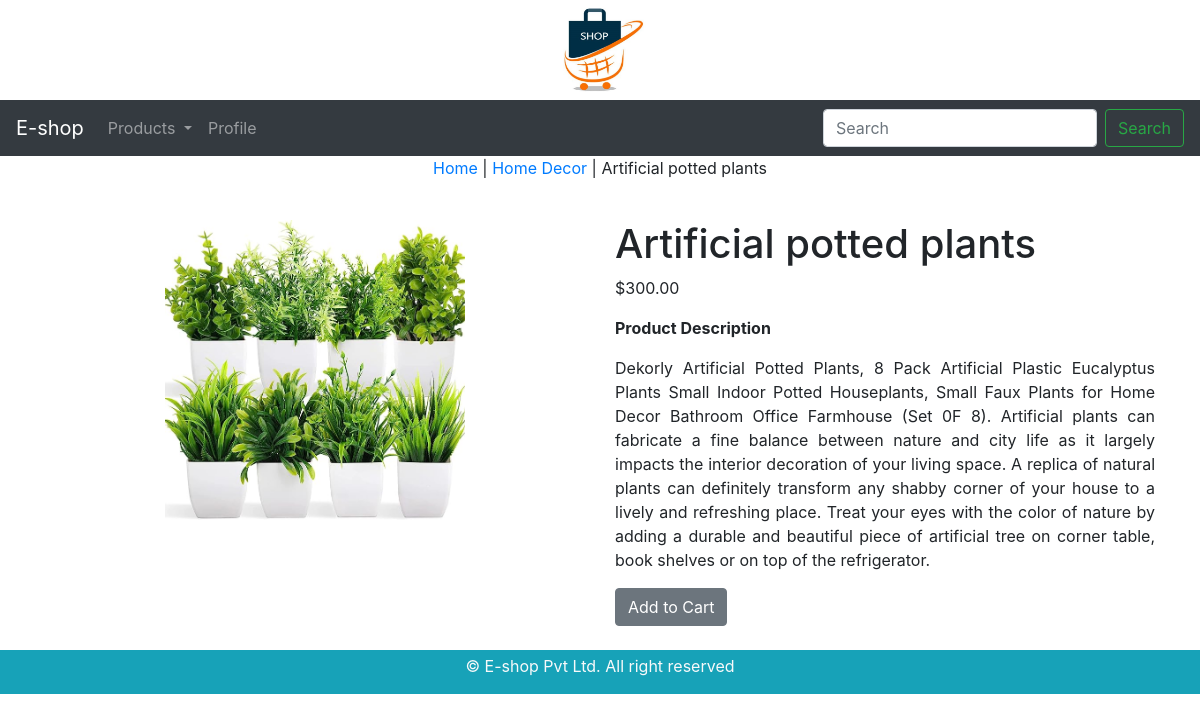
The page /home-decor/artificial-potted-plants/ on the database its author committed.
### Home/models.py (models this page shows, shortened)
class Product(models.Model):
    name = models.CharField(max_length=250, unique=True)
    slug = models.SlugField(max_length=200, unique=True)
    description = models.TextField(blank=True)
    image = models.ImageField(upload_to='Products', blank=True)
    price = models.DecimalField(max_digits=9, decimal_places=2)
    category = models.ForeignKey(Category, on_delete=models.CASCADE)
    stock = models.IntegerField()
    available = models.BooleanField(default=True)
    created_at = models.DateTimeField(auto_now_add=True)
    class Meta:
        ordering =('name',)
        verbose_name='Product'
        verbose_name_plural ='Products'

class Category(models.Model):
    name = models.CharField(max_length=250, unique=True)
    slug = models.SlugField(max_length=250, unique=True)
    description = models.TextField(blank=True)
    image = models.ImageField(upload_to='category', blank=True)
    class Meta:
        ordering = ('name',)
        verbose_name = 'category'
        verbose_name_plural = 'categories'
    def get_url(self):
        return reverse('product_by_category', args=[ self.slug])
    def __str__(self):
        return '{}' .format(self.name)

### Home/views.py (the view)
# urls.py: path('<slug:slug_c>/<slug_p>/',views.prod_det, name='product_catdetail'),
def prod_det(request, slug_c, slug_p):
    try:
        product=Product.objects.get(category__slug=slug_c, slug=slug_p)
    except Exception as e:
        raise e
    return render(request,'product.html',{'product':product})

### Home/context_processors.py (called while the page is built)
def my_links(request):
    links=Category.objects.all()
    return dict(links=links)

### templates/product.html (shortened to what this page needs)
{% extends 'base.html' %}
{% load static %}
{% block content %}
<div class="row">
    <div class="mx-auto">
        <p><a href="{% url 'allproducts' %}">Home</a> | <a href="{{product.category.get_url}}"> {{product.category}} </a> | {{product.name}}</p>
    </div>
</div>
<div class="container">
    <br>
    <div class="row">
        <div class="col-12 col-sm-12 mol-md-12 col-lg-6 text-center">
            <div style="min-min-width:18rem">
                <img src="{{product.image.url}}" alt="{{product.name}}" style="width:300px;height:300px;">
            </div>
        </div>
        <div class="col-12 col-sm-12 col-md-12 col-lg-6">
                <h1>{{product.name}}</h1>
                <p>${{product.price}}</p>
                <p><b>Product Description</b> </p>
                <p class="text-justify">{{product.description}}</p>
                {% if product.stock <= 0 %}
                <p class="text-justify" ><b>Out of Stock</b></p>
                {% else %}
                <a class="btn btn-secondary" href="#">Add to Cart</a>
                <br>
                <br>
                {% endif %}
        </div>
    </div>
</div>
{% endblock content %}

### rows shown on the page
Product: category "Home Decor", name "Artificial potted plants", description "Dekorly Artificial Potted Plants, 8 Pack Artificial Plastic Eucalyptus Plants Small Indoor Potted Houseplants, Small Faux Plants for Home Decor Bathroom Office Farmhouse (Set 0F 8). Artificial plants can fabricate a fine balance between nature and city life as it largely impacts the interior decoration of your living space. A replica of natural plants can definitely transform any shabby corner of your house to a lively and refreshing place. Treat your eyes with the color of nature by adding a durable and beautiful piece of artificial tree on corner table, book shelves or on top of the refrigerator."

### other values the page prints
{{ product.price }} "300.00"
